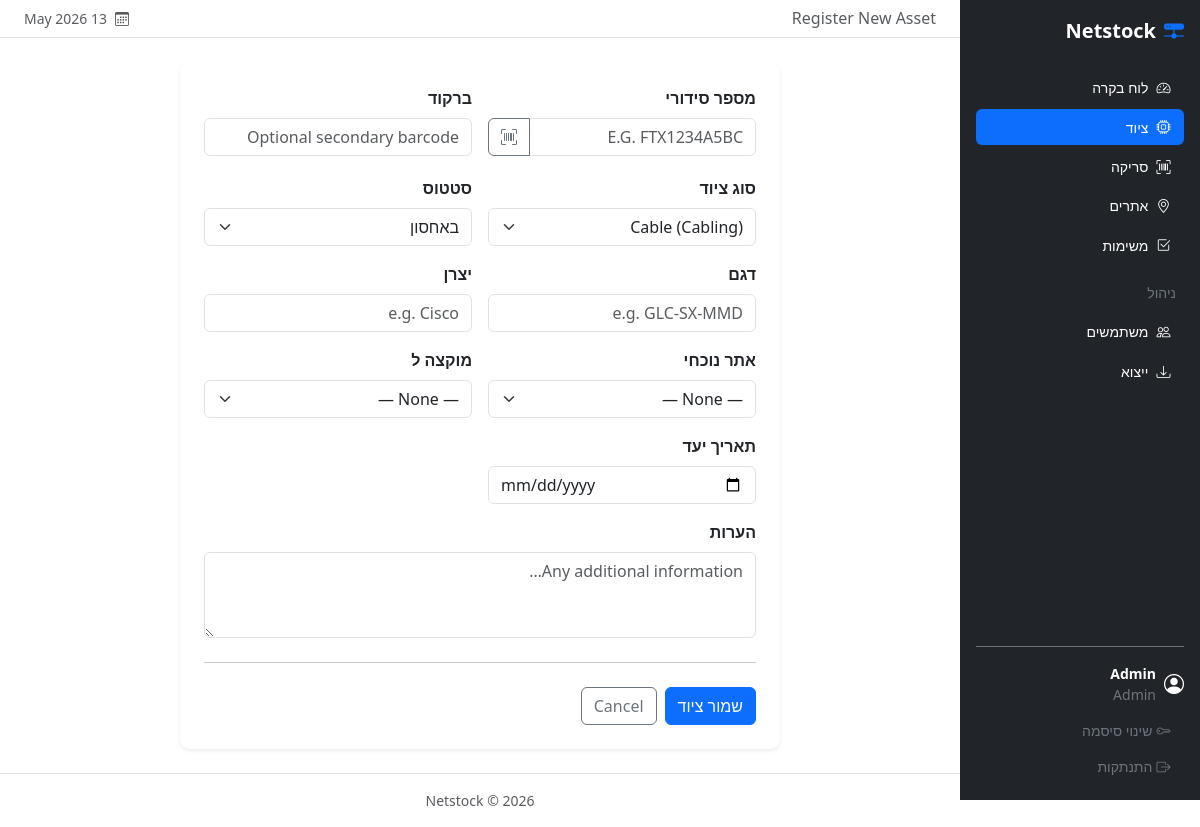
Screenshot of /assets/new (signed in) with the database file from the repository.
### app/models/user.py (models this page shows, shortened)
class User(UserMixin, db.Model):
    __tablename__ = 'users'
    id = db.Column(db.Integer, primary_key=True)
    name = db.Column(db.String(100), nullable=False)
    email = db.Column(db.String(150), unique=True, nullable=False)
    password_hash = db.Column(db.String(255), nullable=False)
    role = db.Column(db.Enum('admin', 'technician', 'viewer', name='user_role'),
                     nullable=False, default='technician')
    created_at = db.Column(db.DateTime, default=datetime.utcnow)
    assigned_assets = db.relationship('Asset', foreign_keys='Asset.assigned_to_id',
                                      backref='assignee', lazy='dynamic')
    events = db.relationship('AssetEvent', backref='performed_by_user', lazy='dynamic')
    tasks = db.relationship('Task', backref='assignee', lazy='dynamic')
    @property
    def is_admin(self):
        return self.role == 'admin'
    @property
    def can_edit(self):
        return self.role in ('admin', 'technician')

### app/routes/assets.py (the view, shortened to what this page needs)
@assets_bp.route('/new', methods=['GET', 'POST'])
@login_required
def new_asset():
    if not current_user.can_edit:
        abort(403)
    form = AssetForm()
    form.populate_choices()
    if request.method == 'GET':
        prefill = request.args.get('serial', '').strip().upper()
        if prefill:
            form.serial_number.data = prefill
    return render_template('assets/form.html', form=form, asset=None, title='Register New Asset')

### app/routes/assets.py
class AssetForm(FlaskForm):
    serial_number = StringField('מספר סידורי', validators=[DataRequired(), Length(max=100)])
    barcode = StringField('ברקוד', validators=[Optional(), Length(max=100)])
    asset_type_id = SelectField('סוג ציוד', coerce=int, validators=[DataRequired()])
    model = StringField('דגם', validators=[Optional(), Length(max=150)])
    manufacturer = StringField('יצרן', validators=[Optional(), Length(max=150)])
    status = SelectField('סטטוס', choices=[
        ('in_storage', 'באחסון'), ('in_use', 'בשימוש'), ('dismantled', 'פורק'),
        ('assigned', 'מוקצה'), ('faulty', 'פגום'), ('retired', 'הוצא משירות'),
    ])
    current_site_id = SelectField('אתר נוכחי', coerce=int, validators=[Optional()])
    assigned_to_id = SelectField('מוקצה ל', coerce=int, validators=[Optional()])
    due_date = DateField('תאריך יעד', validators=[Optional()])
    notes = TextAreaField('הערות', validators=[Optional()])
    submit = SubmitField('שמור ציוד')
    def populate_choices(self):
        self.asset_type_id.choices = _type_choices()
        self.current_site_id.choices = _site_choices()
        self.assigned_to_id.choices = _user_choices()

### app/models/user.py (called while the page is built)
@login_manager.user_loader
def load_user(user_id):
    return User.query.get(int(user_id))

### app/routes/assets.py (called while the page is built)
def _site_choices():
    return [(0, '— None —')] + [(s.id, s.name) for s in Site.query.order_by(Site.name).all()]

def _user_choices():
    return [(0, '— None —')] + [(u.id, u.name) for u in User.query.order_by(User.name).all()]

def _type_choices():
    return [(t.id, f'{t.name} ({t.category})') for t in AssetType.query.order_by(AssetType.name).all()]

### app/templates/assets/form.html (shortened to what this page needs)
{% extends 'base.html' %}
{% block page_title %}{{ title }}{% endblock %}
{% block content %}
<div class="row justify-content-center">
  <div class="col-lg-8">
    <div class="card border-0 shadow-sm">
      <div class="card-body p-4">
        <form method="POST" novalidate>
          <div class="row g-3">
            <div class="col-md-6">
              {{ form.serial_number.label(class="form-label fw-semibold") }}
              <div class="input-group">
                {{ form.serial_number(class="form-control text-uppercase" + (" is-invalid" if form.serial_number.errors else ""),
                                      placeholder="e.g. FTX1234A5BC", id="serialInput") }}
                <button class="btn btn-outline-secondary" type="button" id="scanSerial" title="Scan">
                  <i class="bi bi-upc-scan"></i>
                </button>
              </div>
            </div>
            <div class="col-md-6">
              {{ form.barcode.label(class="form-label fw-semibold") }}
              {{ form.barcode(class="form-control" + (" is-invalid" if form.barcode.errors else ""),
                              placeholder="Optional secondary barcode") }}
            </div>
            <div class="col-md-6">
              {{ form.asset_type_id.label(class="form-label fw-semibold") }}
              {{ form.asset_type_id(class="form-select" + (" is-invalid" if form.asset_type_id.errors else "")) }}
            </div>
            <div class="col-md-6">
              {{ form.status.label(class="form-label fw-semibold") }}
              {{ form.status(class="form-select" + (" is-invalid" if form.status.errors else "")) }}
            </div>
            <div class="col-md-6">
              {{ form.model.label(class="form-label fw-semibold") }}
              {{ form.model(class="form-control", placeholder="e.g. GLC-SX-MMD") }}
            </div>
            <div class="col-md-6">
              {{ form.manufacturer.label(class="form-label fw-semibold") }}
              {{ form.manufacturer(class="form-control", placeholder="e.g. Cisco") }}
            </div>
            <div class="col-md-6">
              {{ form.current_site_id.label(class="form-label fw-semibold") }}
              {{ form.current_site_id(class="form-select") }}
            </div>
            <div class="col-md-6">
              {{ form.assigned_to_id.label(class="form-label fw-semibold") }}
              {{ form.assigned_to_id(class="form-select") }}
            </div>
            <div class="col-md-6">
              {{ form.due_date.label(class="form-label fw-semibold") }}
              {{ form.due_date(class="form-control", type="date") }}
            </div>
            <div class="col-12">
              {{ form.notes.label(class="form-label fw-semibold") }}
              {{ form.notes(class="form-control", rows=3, placeholder="Any additional information…") }}
            </div>
          </div>
          <hr class="my-4">
          <div class="d-flex gap-2">
            {{ form.submit(class="btn btn-primary") }}
            {% if asset %}
            <a href="{{ url_for('assets.detail', id=asset.id) }}" class="btn btn-outline-secondary">Cancel</a>
            {% else %}
            <a href="{{ url_for('assets.list_assets') }}" class="btn btn-outline-secondary">Cancel</a>
            {% endif %}
          </div>
        </form>
      </div>
    </div>
  </div>
</div>
{% endblock %}

### app/templates/base.html (shortened to what this page needs)
<!DOCTYPE html>
<html lang="he" dir="rtl">
<head>
  <link rel="stylesheet" href="https://cdn.jsdelivr.net/npm/bootstrap@5.3.3/dist/css/bootstrap.rtl.min.css" />
  <link rel="stylesheet" href="https://cdn.jsdelivr.net/npm/bootstrap-icons@1.11.3/font/bootstrap-icons.min.css" />
  <link rel="stylesheet" href="{{ url_for('static', filename='css/style.css') }}" />
</head>
<body>
<div class="d-flex">
  <nav id="sidebar" class="bg-dark text-white d-flex flex-column p-3">
    <a href="{{ url_for('main.dashboard') }}" class="navbar-brand text-white fw-bold fs-5 mb-4 d-flex align-items-center gap-2">
      <i class="bi bi-hdd-network-fill text-primary"></i> Netstock
    </a>
    <ul class="nav nav-pills flex-column gap-1 flex-grow-1">
      <li class="nav-item">
        <a href="{{ url_for('main.dashboard') }}"
           class="nav-link text-white {% if request.endpoint == 'main.dashboard' %}active{% endif %}">
          <i class="bi bi-speedometer2 me-2"></i>לוח בקרה
        </a>
      </li>
      <li class="nav-item">
        <a href="{{ url_for('assets.list_assets') }}"
           class="nav-link text-white {% if request.blueprint == 'assets' %}active{% endif %}">
          <i class="bi bi-cpu me-2"></i>ציוד
        </a>
      </li>
      <li class="nav-item">
        <a href="{{ url_for('scan.index') }}" class="nav-link text-white {% if request.blueprint == 'scan' %}active{% endif %}">
          <i class="bi bi-upc-scan me-2"></i>סריקה
        </a>
      </li>
      <li class="nav-item">
        <a href="{{ url_for('sites.list_sites') }}"
           class="nav-link text-white {% if request.blueprint == 'sites' %}active{% endif %}">
          <i class="bi bi-geo-alt me-2"></i>אתרים
        </a>
      </li>
      <li class="nav-item">
        <a href="{{ url_for('tasks.list_tasks') }}" class="nav-link text-white {% if request.blueprint == 'tasks' %}active{% endif %}">
          <i class="bi bi-check2-square me-2"></i>משימות
        </a>
      </li>
      {% if current_user.is_admin %}
      <li class="nav-item mt-2">
        <span class="nav-link text-secondary small text-uppercase px-2">ניהול</span>
      </li>
      <li class="nav-item">
        <a href="{{ url_for('admin.users') }}"
           class="nav-link text-white {% if request.endpoint == 'admin.users' or request.endpoint == 'admin.new_user' or request.endpoint == 'admin.edit_user' %}active{% endif %}">
          <i class="bi bi-people me-2"></i>משתמשים
        </a>
      </li>
      <li class="nav-item">
        <a href="{{ url_for('admin.export') }}"
           class="nav-link text-white {% if request.endpoint == 'admin.export' %}active{% endif %}">
          <i class="bi bi-download me-2"></i>ייצוא
        </a>
      </li>
      {% endif %}
    </ul>
    <div class="mt-auto border-top border-secondary pt-3">
      <div class="d-flex align-items-center gap-2 mb-2 small text-secondary">
        <i class="bi bi-person-circle fs-5 text-white"></i>
        <div>
          <div class="text-white fw-semibold">{{ current_user.name }}</div>
          <div class="text-capitalize">{{ current_user.role }}</div>
        </div>
      </div>
      <a href="{{ url_for('auth.change_password') }}" class="nav-link text-secondary small">
        <i class="bi bi-key me-1"></i>שינוי סיסמה
      </a>
      <a href="{{ url_for('auth.logout') }}" class="nav-link text-secondary small">
        <i class="bi bi-box-arrow-right me-1"></i>התנתקות
      </a>
    </div>
  </nav>
  <div class="flex-grow-1 d-flex flex-column min-vh-100">
    <header class="bg-white border-bottom px-4 py-2 d-flex align-items-center justify-content-between sticky-top">
      <h6 class="mb-0 text-muted fw-normal">{% block page_title %}{% endblock %}</h6>
      <div class="d-flex align-items-center gap-2 small text-muted">
        <i class="bi bi-calendar3"></i>{{ now.strftime('%d %b %Y') }}
      </div>
    </header>
    <main class="flex-grow-1 p-4">
      {% block content %}{% endblock %}
    </main>
    <footer class="text-center text-muted small py-3 border-top">
      Netstock &copy; {{ now.year }}
    </footer>
  </div>
</div>
</body>
</html>

### app/static/css/style.css (style rules this page uses)
#sidebar { width: 240px; min-height: 100vh; position: sticky; top: 0; height: 100vh; overflow-y: auto; flex-shrink: 0; }
#sidebar .nav-link { border-radius: 6px; font-size: 0.875rem; padding: 0.45rem 0.85rem; transition: background-color 0.15s; }
#sidebar .nav-link.active { background-color: var(--bs-primary); }
.card { border-radius: 10px; }

### rows the page displays
User: name "Admin", role "Admin", strftime "13 May 2026"

### other values shown
{{ title }} "Register New Asset"
